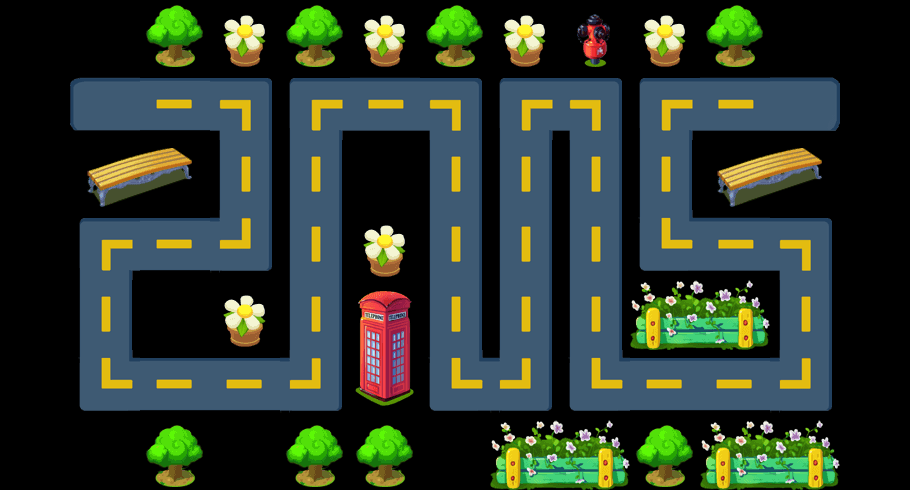

The image is a tile-based game level rendered from a .tmx file. Its description and source (layers, tilesets, objects; grid data summarised) follow:
An orthogonal 13x7 tile map with 70x70 px tiles, 2 tile layers (content, things) and 22 objects (way1_0, way1_1, way1_2, way1_3, way1_4, ...).

<map version="1.0" orientation="orthogonal" width="13" height="7" tilewidth="70" tileheight="70">
 <tileset firstgid="1" name="theme1Tiles" tilewidth="70" tileheight="70" spacing="2" margin="2">
  <image source="theme3Tiles.png" width="512" height="512" />
  <tile id="5">
   <properties>
    <property name="thingIdx" value="302" />
   </properties>
  </tile>
  <tile id="7">
   <properties>
    <property name="thingIdx" value="403" />
   </properties>
  </tile>
  <tile id="9">
   <properties>
    <property name="thingIdx" value="404" />
   </properties>
  </tile>
  <tile id="11">
   <properties>
    <property name="thingIdx" value="204" />
   </properties>
  </tile>
  <tile id="12">
   <properties>
    <property name="thingIdx" value="301" />
   </properties>
  </tile>
  <tile id="15">
   <properties>
    <property name="thingIdx" value="102" />
   </properties>
  </tile>
  <tile id="16">
   <properties>
    <property name="thingIdx" value="103" />
   </properties>
  </tile>
  <tile id="17">
   <properties>
    <property name="thingIdx" value="104" />
   </properties>
  </tile>
  <tile id="18">
   <properties>
    <property name="thingIdx" value="105" />
   </properties>
  </tile>
  <tile id="19">
   <properties>
    <property name="thingIdx" value="106" />
   </properties>
  </tile>
  <tile id="24">
   <properties>
    <property name="thingIdx" value="119" />
   </properties>
  </tile>
  <tile id="27">
   <properties>
    <property name="thingIdx" value="101" />
   </properties>
  </tile>
  <tile id="28">
   <properties>
    <property name="thingIdx" value="203" />
   </properties>
  </tile>
  <tile id="29">
   <properties>
    <property name="thingIdx" value="202" />
   </properties>
  </tile>
  <tile id="30">
   <properties>
    <property name="thingIdx" value="201" />
   </properties>
  </tile>
  <tile id="32">
   <properties>
    <property name="way" value="1" />
   </properties>
  </tile>
  <tile id="33">
   <properties>
    <property name="way" value="1" />
   </properties>
  </tile>
  <tile id="34">
   <properties>
    <property name="way" value="1" />
   </properties>
  </tile>
  <tile id="35">
   <properties>
    <property name="way" value="1" />
   </properties>
  </tile>
  <tile id="36">
   <properties>
    <property name="way" value="1" />
   </properties>
  </tile>
  <tile id="37">
   <properties>
    <property name="way" value="1" />
   </properties>
  </tile>
  <tile id="38">
   <properties>
    <property name="way" value="1" />
   </properties>
  </tile>
  <tile id="39">
   <properties>
    <property name="way" value="1" />
   </properties>
  </tile>
  <tile id="40">
   <properties>
    <property name="way" value="1" />
   </properties>
  </tile>
  <tile id="41">
   <properties>
    <property name="way" value="1" />
   </properties>
  </tile>
  <tile id="42">
   <properties>
    <property name="way" value="1" />
   </properties>
  </tile>
  <tile id="43">
   <properties>
    <property name="way" value="1" />
   </properties>
  </tile>
  <tile id="44">
   <properties>
    <property name="way" value="1" />
   </properties>
  </tile>
  <tile id="45">
   <properties>
    <property name="way" value="1" />
   </properties>
  </tile>
  <tile id="46">
   <properties>
    <property name="way" value="1" />
   </properties>
  </tile>
  <tile id="47">
   <properties>
    <property name="way" value="1" />
   </properties>
  </tile>
 </tileset>
 <layer name="content" width="13" height="7">
  <data>[91 cells, 43 non-empty, 9 distinct tile ids]</data>
 </layer>
 <layer name="things" width="13" height="7">
  <data>[91 cells, 27 non-empty, 9 distinct tile ids]</data>
 </layer>
 <objectgroup name="objs" width="13" height="7">
  <object name="way1_0" x="90" y="93" width="27" height="21" />
  <object name="way1_1" x="231" y="100" width="23" height="22" />
  <object name="way1_2" x="232" y="231" width="23" height="14" />
  <object name="way1_3" x="102" y="239" width="20" height="20" />
  <object name="way1_4" x="99" y="369" width="20" height="22" />
  <object name="way1_5" x="300" y="371" width="28" height="19" />
  <object name="way1_6" x="311" y="104" width="24" height="20" />
  <object name="way1_7" x="438" y="97" width="26" height="23" />
  <object name="hero" x="670" y="386" />
  <object name="way1_8" x="458" y="378" />
  <object x="517" y="381" width="1" />
  <object name="way1_9" x="521" y="379" />
  <object name="way1_10" x="529" y="107" />
  <object name="way1_11" x="593" y="108" />
  <object name="way1_12" x="603" y="382" />
  <object x="798" y="380" width="1" />
  <object name="way1_13" x="798" y="382" />
  <object name="way1_14" x="796" y="250" />
  <object name="way1_15" x="671" y="238" />
  <object name="way1_16" x="677" y="115" />
  <object name="way1_17" x="817" y="109" />
  <object name="openTower" x="580" y="31" width="24" height="19">
   <properties>
    <property name="level" value="2" />
    <property name="towerIdx" value="11" />
   </properties>
  </object>
 </objectgroup>
</map>
